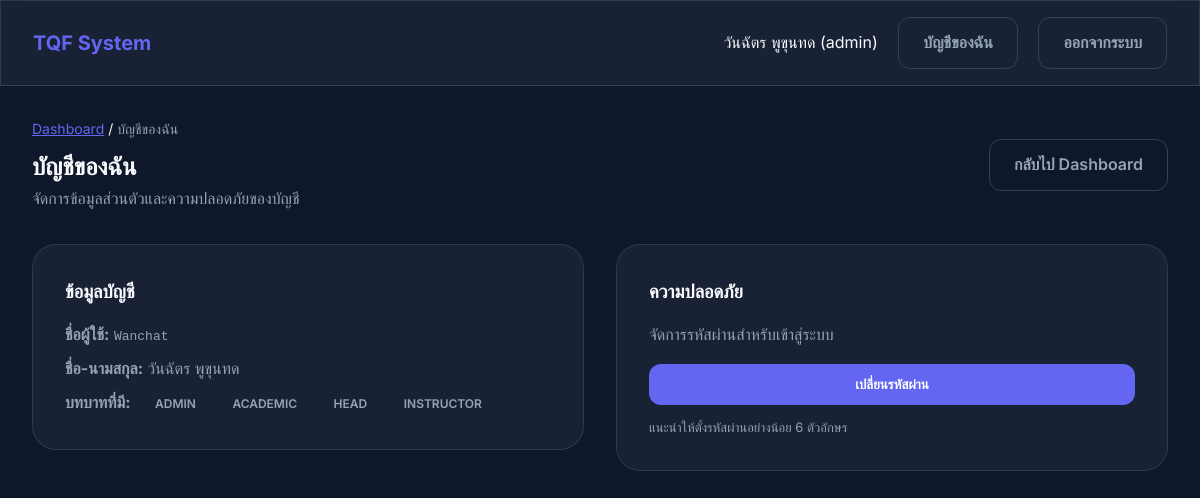
Screenshot of /account (signed in) with the database file from the repository.
### models.py (models this page shows, shortened)
class User(UserMixin, db.Model):
    id = db.Column(db.Integer, primary_key=True)
    username = db.Column(db.String(64), unique=True, nullable=False)
    password_hash = db.Column(db.String(256), nullable=False)
    role = db.Column(db.String(20), nullable=False)  # instructor, head, academic, admin
    full_name = db.Column(db.String(128), nullable=False)
    faculty_id = db.Column(db.Integer, db.ForeignKey('faculty.id'))
    program_id = db.Column(db.Integer, db.ForeignKey('program.id'))
    sections = db.relationship('Section', backref='instructor', lazy=True)
    user_roles = db.relationship('UserRole', backref='user', lazy=True, cascade='all, delete-orphan')
    def role_names(self):
        roles = set()
        if self.role:
            roles.add(self.role)
        for r in self.user_roles or []:
            if r.role:
                roles.add(r.role)
        order = {'admin': 0, 'academic': 1, 'head': 2, 'instructor': 3}
        return sorted(roles, key=lambda x: order.get(x, 99))

class UserRole(db.Model):
    id = db.Column(db.Integer, primary_key=True)
    user_id = db.Column(db.Integer, db.ForeignKey('user.id'), nullable=False)
    role = db.Column(db.String(20), nullable=False)
    __table_args__ = (
        db.UniqueConstraint('user_id', 'role', name='uq_user_role'),
    )

### app.py (the view, shortened to what this page needs)
@app.route('/account', methods=['GET', 'POST'])
@login_required
def account():
    return render_template('account.html')

### app.py (called while the page is built, shortened)
def get_active_role():
    if not current_user.is_authenticated:
        return None
    available = current_user.role_names()
    chosen = session.get('active_role')
    if chosen in available:
        return chosen
    if session.get('choose_role') and len(available) > 1:
        return None
    best = current_user.best_role()
    session['active_role'] = best
    session.pop('choose_role', None)
    return best

def _ensure_schema_created():
    if app.config.get('_SCHEMA_READY'):
        return

@app.before_request
def _auto_create_schema_once():
    _ensure_schema_created()

@app.context_processor
def _inject_roles_context():
    if not current_user.is_authenticated:
        return {}
    return {
        'active_role': get_active_role(),
        'available_roles': current_user.role_names(),
    }

@login_manager.user_loader
def load_user(user_id):
    return User.query.get(int(user_id))

### templates/account.html (shortened to what this page needs)
{% extends "base.html" %}
{% block content %}
<div style="display:flex; justify-content: space-between; align-items: center; gap: 1rem; flex-wrap: wrap; margin-bottom: 2rem;">
    <div>
        <nav style="font-size: 0.875rem; margin-bottom: 0.5rem;">
            <a href="{{ url_for('dashboard') }}" style="color: var(--primary-color);">Dashboard</a> /
            <span style="color: var(--text-muted);">บัญชีของฉัน</span>
        </nav>
        <h2>บัญชีของฉัน</h2>
        <p style="color: var(--text-muted); margin: 0;">จัดการข้อมูลส่วนตัวและความปลอดภัยของบัญชี</p>
    </div>
    <a href="{{ url_for('dashboard') }}" class="btn btn-secondary" style="color: var(--text-muted);">กลับไป Dashboard</a>
</div>
<div style="display:grid; grid-template-columns: 1fr 1fr; gap: 2rem; align-items:start;">
    <div class="glass" style="padding: 2rem; border-radius: 1.5rem;">
        <h3 style="margin-bottom: 1rem; font-size: 1.15rem;">ข้อมูลบัญชี</h3>
        <div style="display:grid; gap: 0.5rem; color: var(--text-muted);">
            <div><strong style="color: var(--text-color);">ชื่อผู้ใช้:</strong> <span style="font-family: monospace;">{{ current_user.username }}</span></div>
            <div><strong style="color: var(--text-color);">ชื่อ-นามสกุล:</strong> {{ current_user.full_name }}</div>
            <div><strong style="color: var(--text-color);">บทบาทที่มี:</strong>
                {% for r in current_user.role_names() %}
                <span class="status-badge" style="margin-left: 0.5rem;">{{ r|upper }}</span>
                {% endfor %}
            </div>
        </div>
    </div>
    <div class="glass" style="padding: 2rem; border-radius: 1.5rem;">
        <h3 style="margin-bottom: 1rem; font-size: 1.15rem;">ความปลอดภัย</h3>
        <p style="color: var(--text-muted); margin-bottom: 1rem;">จัดการรหัสผ่านสำหรับเข้าสู่ระบบ</p>
        <button type="button" class="btn btn-primary" onclick="openChangePasswordModal()">เปลี่ยนรหัสผ่าน</button>
        <div style="margin-top: 0.75rem; color: var(--text-muted); font-size: 0.8125rem;">
            แนะนำให้ตั้งรหัสผ่านอย่างน้อย 6 ตัวอักษร
        </div>
    </div>
</div>
{% endblock %}

### templates/base.html (shortened to what this page needs)
<!DOCTYPE html>
<html lang="th">
<head>
    <link rel="stylesheet" href="{{ url_for('static', filename='css/style.css') }}">
</head>
<body>
    {% if current_user.is_authenticated %}
    <nav class="navbar glass">
        <div class="nav-brand">TQF System</div>
        <div class="nav-user">
            <span>{{ current_user.full_name }} ({{ active_role or current_user.role }})</span>
            <a href="{{ url_for('account') }}" class="btn btn-secondary" style="margin-left: 1rem; color: var(--text-muted);">บัญชีของฉัน</a>
            <a href="{{ url_for('logout') }}" class="btn btn-secondary" style="margin-left: 1rem; color: var(--text-muted);">ออกจากระบบ</a>
        </div>
    </nav>
    {% endif %}
    <div class="container">
        {% block content %}{% endblock %}
    </div>
</body>
</html>

### static/css/style.css (style rules this page uses)
:root { --primary-color: #6366f1; --primary-hover: #4f46e5; --bg-dark: #0f172a; --bg-card: #1e293b; --text-main: #f8fafc; --text-muted: #94a3b8; --border-color: #334155; --accent-success: #10b981; --accent-warning: #f59e0b; --accent-danger: #ef4444; }
* { margin: 0; padding: 0; box-sizing: border-box; font-family: 'Inter', 'Sarabun', sans-serif; }
body { background-color: var(--bg-dark); color: var(--text-main); line-height: 1.6; }
.glass { background: rgba(30, 41, 59, 0.7); backdrop-filter: blur(12px); border: 1px solid rgba(255, 255, 255, 0.1); }
.container { max-width: 1200px; margin: 0 auto; padding: 2rem; }
.btn { display: inline-block; padding: 0.75rem 1.5rem; border-radius: 0.75rem; font-weight: 600; text-align: center; cursor: pointer; transition: all 0.3s ease; border: none; text-decoration: none; }
.btn-primary { background-color: var(--primary-color); color: white; width: 100%; }
.navbar { display: flex; justify-content: space-between; align-items: center; padding: 1rem 2rem; border-bottom: 1px solid var(--border-color); }
.nav-brand { font-size: 1.25rem; font-weight: 700; color: var(--primary-color); }
.status-badge { display: inline-block; padding: 0.25rem 0.75rem; border-radius: 9999px; font-size: 0.75rem; font-weight: 600; text-transform: uppercase; }
.btn-secondary { background: transparent; color: var(--text-muted); border: 1px solid var(--border-color); }

### rows the page displays
User: full_name "วันฉัตร พูขุนทด", role "admin", username "Wanchat", role "ADMIN"
UserRole: role "ACADEMIC"
UserRole: role "HEAD"
UserRole: role "INSTRUCTOR"
